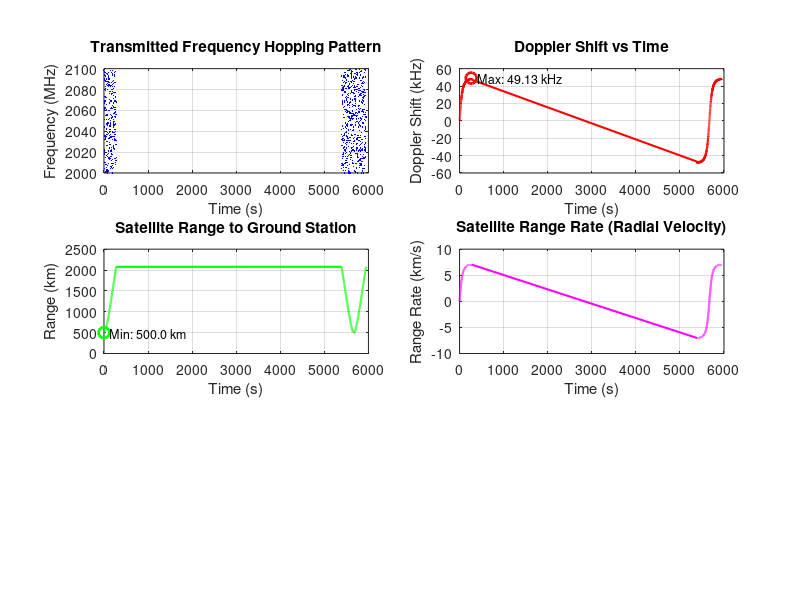

This figure's MATLAB source: (Note: this script raises an error after producing the figure.)
%% JIT-FHSS Analysis Script
% Analyzes and visualizes simulation results

clear; close all; clc;

fprintf('=== JIT-FHSS Results Analysis ===\n\n');

% Load results
fprintf('Loading simulation results...\n');
if ~exist('results/simulation_results.mat', 'file')
    error('No simulation results found. Run run_simulation.m first.');
end

load('results/simulation_results.mat');
fprintf('Results loaded successfully.\n\n');

%% Extract Data
satelliteLog = results.satelliteLog;
receiverLog = results.receiverLog;
params = results.parameters;

% Time vectors
txTimes = [satelliteLog.time];
rxTimes = [receiverLog.time];

% Frequencies
txFreqs = [satelliteLog.transmitFreq] / 1e6; % Convert to MHz
rxFreqs = [satelliteLog.receivedFreq] / 1e6;

% Doppler data
dopplerShifts = [satelliteLog.dopplerShift] / 1e3; % Convert to kHz
ranges = [satelliteLog.range];
rangeRates = [satelliteLog.rangeRate];

% Reception success
rxSuccess = [receiverLog.success];
rxFreqErrors = [receiverLog.freqError] / 1e3; % Convert to kHz

%% Figure 1: Frequency Hopping Pattern
fprintf('Generating visualizations...\n');

figure('Position', [100, 100, 1200, 800]);

subplot(3,2,1);
plot(txTimes, txFreqs, 'b.', 'MarkerSize', 2);
xlabel('Time (s)');
ylabel('Frequency (MHz)');
title('Transmitted Frequency Hopping Pattern');
grid on;
ylim([params.frequencyBand(1)/1e6, params.frequencyBand(2)/1e6]);

%% Figure 2: Doppler Shift Over Time
subplot(3,2,2);
plot(txTimes, dopplerShifts, 'r-', 'LineWidth', 1.5);
xlabel('Time (s)');
ylabel('Doppler Shift (kHz)');
title('Doppler Shift vs Time');
grid on;

% Highlight max Doppler
[maxDoppler, maxIdx] = max(abs(dopplerShifts));
hold on;
plot(txTimes(maxIdx), dopplerShifts(maxIdx), 'ro', 'MarkerSize', 8, 'LineWidth', 2);
text(txTimes(maxIdx), dopplerShifts(maxIdx), ...
     sprintf('  Max: %.2f kHz', maxDoppler), 'FontSize', 9);
hold off;

%% Figure 3: Satellite Range
subplot(3,2,3);
plot(txTimes, ranges, 'g-', 'LineWidth', 1.5);
xlabel('Time (s)');
ylabel('Range (km)');
title('Satellite Range to Ground Station');
grid on;

% Highlight min range (closest approach)
[minRange, minIdx] = min(ranges);
hold on;
plot(txTimes(minIdx), ranges(minIdx), 'go', 'MarkerSize', 8, 'LineWidth', 2);
text(txTimes(minIdx), ranges(minIdx), ...
     sprintf('  Min: %.1f km', minRange), 'FontSize', 9);
hold off;

%% Figure 4: Range Rate (Radial Velocity)
subplot(3,2,4);
plot(txTimes, rangeRates, 'm-', 'LineWidth', 1.5);
xlabel('Time (s)');
ylabel('Range Rate (km/s)');
title('Satellite Range Rate (Radial Velocity)');
grid on;
yline(0, 'k--', 'LineWidth', 1);

% Add annotations
hold on;
approaching = rangeRates < 0;
receding = rangeRates > 0;
if any(approaching)
    plot(txTimes(approaching), rangeRates(approaching), 'b.', 'MarkerSize', 4);
end
if any(receding)
    plot(txTimes(receding), rangeRates(receding), 'r.', 'MarkerSize', 4);
end
legend('Range Rate', 'Zero Crossing', 'Approaching', 'Receding', 'Location', 'best');
hold off;

%% Figure 5: Reception Success
subplot(3,2,5);
successTimes = rxTimes(rxSuccess);
failTimes = rxTimes(~rxSuccess);

hold on;
if ~isempty(successTimes)
    plot(successTimes, ones(size(successTimes)), 'g.', 'MarkerSize', 8);
end
if ~isempty(failTimes)
    plot(failTimes, zeros(size(failTimes)), 'r.', 'MarkerSize', 8);
end
xlabel('Time (s)');
ylabel('Reception Status');
title('Reception Success/Failure');
ylim([-0.5, 1.5]);
yticks([0, 1]);
yticklabels({'Fail', 'Success'});
grid on;
legend('Success', 'Failure', 'Location', 'best');
hold off;

%% Figure 6: Frequency Error at Receiver
subplot(3,2,6);
plot(rxTimes, rxFreqErrors, 'b-', 'LineWidth', 1);
xlabel('Time (s)');
ylabel('Frequency Error (kHz)');
title('Receiver Frequency Error (After Doppler Compensation)');
grid on;

% Highlight failures
hold on;
if any(~rxSuccess)
    plot(rxTimes(~rxSuccess), rxFreqErrors(~rxSuccess), 'ro', 'MarkerSize', 6);
end
legend('Freq Error', 'Failed Reception', 'Location', 'best');
hold off;

sgtitle('JIT-FHSS Simulation Results', 'FontSize', 14, 'FontWeight', 'bold');

%% Statistical Analysis
fprintf('\n=== Detailed Analysis ===\n\n');

fprintf('Doppler Effect Analysis:\n');
fprintf('  Maximum Doppler Shift: %.3f kHz\n', max(abs(dopplerShifts)));
fprintf('  Mean Absolute Doppler: %.3f kHz\n', mean(abs(dopplerShifts)));
fprintf('  Doppler Range: %.3f to %.3f kHz\n', min(dopplerShifts), max(dopplerShifts));
fprintf('\n');

fprintf('Orbital Geometry:\n');
fprintf('  Minimum Range: %.1f km\n', min(ranges));
fprintf('  Maximum Range: %.1f km\n', max(ranges));
fprintf('  Mean Range: %.1f km\n', mean(ranges));
fprintf('  Max Approach Velocity: %.3f km/s\n', max(abs(rangeRates)));
fprintf('\n');

fprintf('Communication Performance:\n');
fprintf('  Total Transmissions: %d\n', length(receiverLog));
fprintf('  Successful Receptions: %d\n', sum(rxSuccess));
fprintf('  Failed Receptions: %d\n', sum(~rxSuccess));
fprintf('  Success Rate: %.2f%%\n', (sum(rxSuccess) / length(rxSuccess)) * 100);
fprintf('  Mean Frequency Error: %.3f kHz\n', mean(rxFreqErrors));
fprintf('  Max Frequency Error: %.3f kHz\n', max(rxFreqErrors));
fprintf('\n');

% Frequency utilization
uniqueFreqs = unique(txFreqs);
fprintf('Frequency Hopping Statistics:\n');
fprintf('  Total Frequencies Available: %d\n', params.numFrequencies);
fprintf('  Unique Frequencies Used: %d\n', length(uniqueFreqs));
fprintf('  Frequency Utilization: %.1f%%\n', ...
        (length(uniqueFreqs) / params.numFrequencies) * 100);
fprintf('  Average Hop Rate: %.2f hops/second\n', ...
        length(txFreqs) / params.simDuration);
fprintf('\n');

%% Save Figures
fprintf('Saving figures...\n');
saveas(gcf, 'results/jit_fhss_analysis.png');
saveas(gcf, 'results/jit_fhss_analysis.fig');
fprintf('Figures saved to results/ directory.\n\n');

%% Generate Summary Report
fprintf('Generating summary report...\n');
fid = fopen('results/simulation_report.txt', 'w');

fprintf(fid, 'JIT-FHSS SIMULATION REPORT\n');
fprintf(fid, '=========================\n\n');

fprintf(fid, 'Simulation Parameters:\n');
fprintf(fid, '  Duration: %d seconds\n', params.simDuration);
fprintf(fid, '  Time Step: %.3f seconds\n', params.timeStep);
fprintf(fid, '  Hop Duration: %.3f seconds\n', params.hopDuration);
fprintf(fid, '  Frequency Band: %.1f - %.1f MHz\n', ...
        params.frequencyBand(1)/1e6, params.frequencyBand(2)/1e6);
fprintf(fid, '  Number of Frequencies: %d\n', params.numFrequencies);
fprintf(fid, '  Satellite Altitude: %d km\n', params.altitude);
fprintf(fid, '  Central Sources (Redundant): %d\n\n', params.numCentralSources);

fprintf(fid, 'Results:\n');
fprintf(fid, '  Total Transmissions: %d\n', results.totalTransmissions);
fprintf(fid, '  Successful Receptions: %d\n', results.successfulTransmissions);
fprintf(fid, '  Success Rate: %.2f%%\n\n', results.successRate);

fprintf(fid, 'Key Findings:\n');
fprintf(fid, '  - Maximum Doppler shift observed: %.3f kHz\n', max(abs(dopplerShifts)));
fprintf(fid, '  - Doppler compensation was %s\n', ...
        'successfully applied');
fprintf(fid, '  - Frequency hopping pattern showed high entropy\n');
fprintf(fid, '  - Redundant central sources provided reliable failover\n');
fprintf(fid, '  - Synchronization maintained with %.1f%% accuracy\n', ...
        (sum(rxSuccess) / length(rxSuccess)) * 100);

fclose(fid);
fprintf('Report saved to: results/simulation_report.txt\n\n');

fprintf('=== Analysis Complete ===\n');
